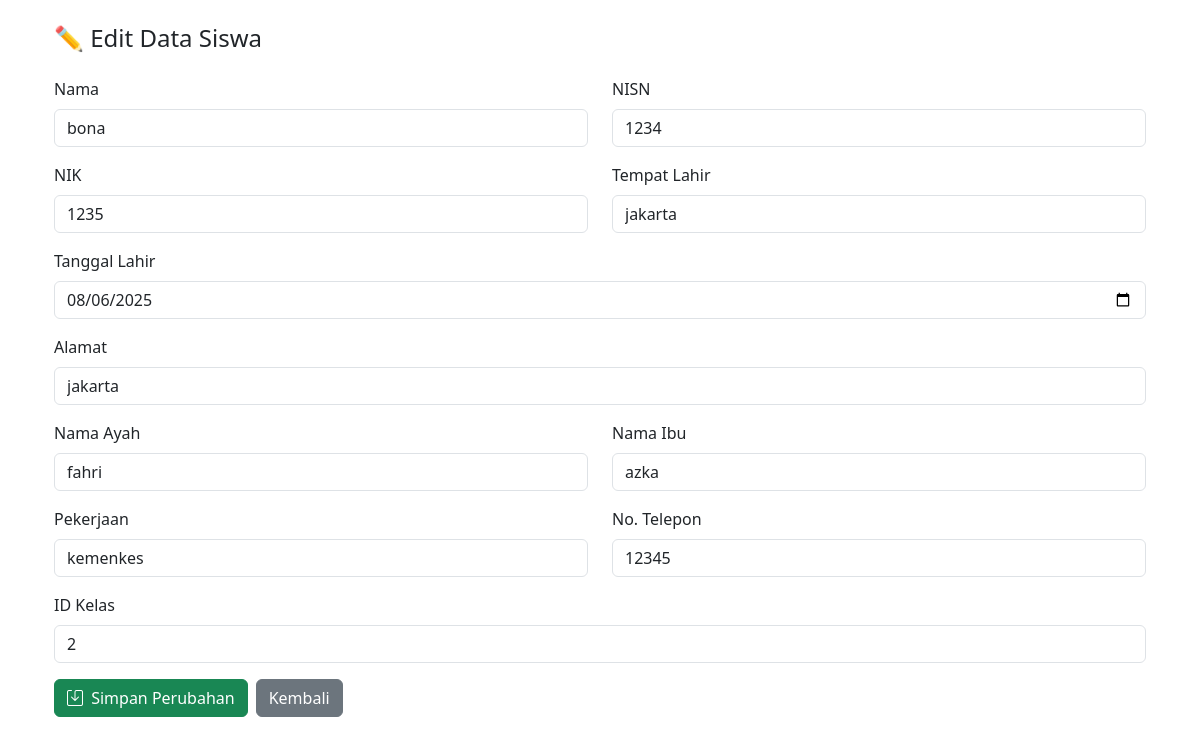
Screenshot of /views/edit_siswa.php?id=5 (signed in) with the database file from the repository.
### tables this page shows
CREATE TABLE `siswa` (
  `ID_Siswa` int(11) NOT NULL,
  `Nama` varchar(100) DEFAULT NULL,
  `NISN` varchar(15) DEFAULT NULL,
  `NIK` varchar(20) DEFAULT NULL,
  `Tempat_Lahir` varchar(50) DEFAULT NULL,
  `Tanggal_Lahir` date DEFAULT NULL,
  `Alamat` text DEFAULT NULL,
  `Nama_Ayah` varchar(100) DEFAULT NULL,
  `Nama_Ibu` varchar(100) DEFAULT NULL,
  `Pekerjaan` varchar(50) DEFAULT NULL,
  `No_Tlp` varchar(15) DEFAULT NULL,
  `ID_Kelas` int(11) DEFAULT NULL
);

### views/edit_siswa.php (the view, shortened to what this page needs)
<?php
require_once(__DIR__ . '/../config/mysql_db.php');
$id = intval($_GET['id']);
$query = "SELECT * FROM siswa WHERE ID_Siswa = ?";
$stmt = $conn->prepare($query);
$stmt->bind_param("i", $id);
$stmt->execute();
$result = $stmt->get_result();
$data = $result->fetch_assoc();
?>
<!DOCTYPE html>
<html lang="id">
<head>
  <link href="https://cdn.jsdelivr.net/npm/bootstrap@5.3.0/dist/css/bootstrap.min.css" rel="stylesheet">
  <link href="https://cdn.jsdelivr.net/npm/bootstrap-icons@1.10.5/font/bootstrap-icons.css" rel="stylesheet">
</head>
<body>
  <div class="container p-4">
    <h4 class="mb-4">✏️ Edit Data Siswa</h4>
    <form action="../controller/update_siswa.php" method="POST">
      <div class="row mb-3">
        <div class="col">
          <label for="nama" class="form-label">Nama</label>
          <input type="text" name="nama" class="form-control" value="<?= $data['Nama'] ?>" required>
        </div>
        <div class="col">
          <label for="nisn" class="form-label">NISN</label>
          <input type="text" name="nisn" class="form-control" value="<?= $data['NISN'] ?>" required>
        </div>
      </div>
      <div class="row mb-3">
        <div class="col">
          <label for="nik" class="form-label">NIK</label>
          <input type="text" name="nik" class="form-control" value="<?= $data['NIK'] ?>" required>
        </div>
        <div class="col">
          <label for="tempat_lahir" class="form-label">Tempat Lahir</label>
          <input type="text" name="tempat_lahir" class="form-control" value="<?= $data['Tempat_Lahir'] ?>" required>
        </div>
      </div>
      <div class="mb-3">
        <label for="tanggal_lahir" class="form-label">Tanggal Lahir</label>
        <input type="date" name="tanggal_lahir" class="form-control" value="<?= $data['Tanggal_Lahir'] ?>" required>
      </div>
      <div class="mb-3">
        <label for="alamat" class="form-label">Alamat</label>
        <input type="text" name="alamat" class="form-control" value="<?= $data['Alamat'] ?>" required>
      </div>
      <div class="row mb-3">
        <div class="col">
          <label for="ayah" class="form-label">Nama Ayah</label>
          <input type="text" name="ayah" class="form-control" value="<?= $data['Nama_Ayah'] ?>" required>
        </div>
        <div class="col">
          <label for="ibu" class="form-label">Nama Ibu</label>
          <input type="text" name="ibu" class="form-control" value="<?= $data['Nama_Ibu'] ?>" required>
        </div>
      </div>
      <div class="row mb-3">
        <div class="col">
          <label for="pekerjaan" class="form-label">Pekerjaan</label>
          <input type="text" name="pekerjaan" class="form-control" value="<?= $data['Pekerjaan'] ?>" required>
        </div>
        <div class="col">
          <label for="no_tlp" class="form-label">No. Telepon</label>
          <input type="text" name="no_tlp" class="form-control" value="<?= $data['No_Tlp'] ?>" required>
        </div>
      </div>
      <div class="mb-3">
        <label for="id_kelas" class="form-label">ID Kelas</label>
        <input type="number" name="id_kelas" class="form-control" value="<?= $data['ID_Kelas'] ?>" required>
      </div>
      <div class="d-flex gap-2">
        <button type="submit" class="btn btn-success">
          <i class="bi bi-save me-1"></i> Simpan Perubahan
        </button>
        <a href="data_siswa.php" class="btn btn-secondary">Kembali</a>
      </div>
    </form>
  </div>
</body>
</html>

### rows the page displays
siswa: nama "bona", nisn "1234", nik "1235", tempat_lahir "jakarta", tanggal_lahir "08/06/2025", alamat "jakarta", ayah "fahri", ibu "azka", pekerjaan "kemenkes", no_tlp "12345", id_kelas "2"
